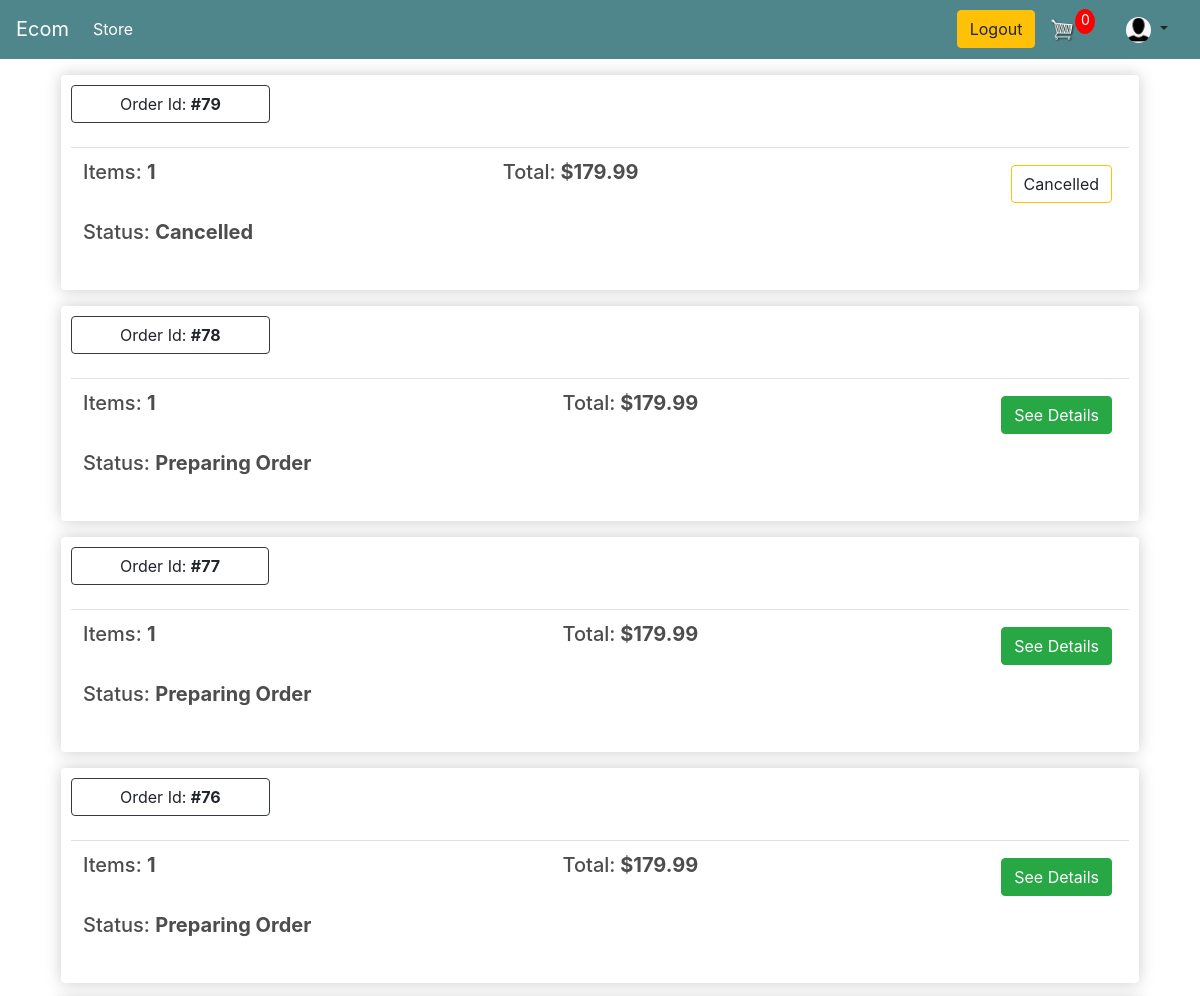
Page /order-list/ (signed in, upper part) on the earlier database version.
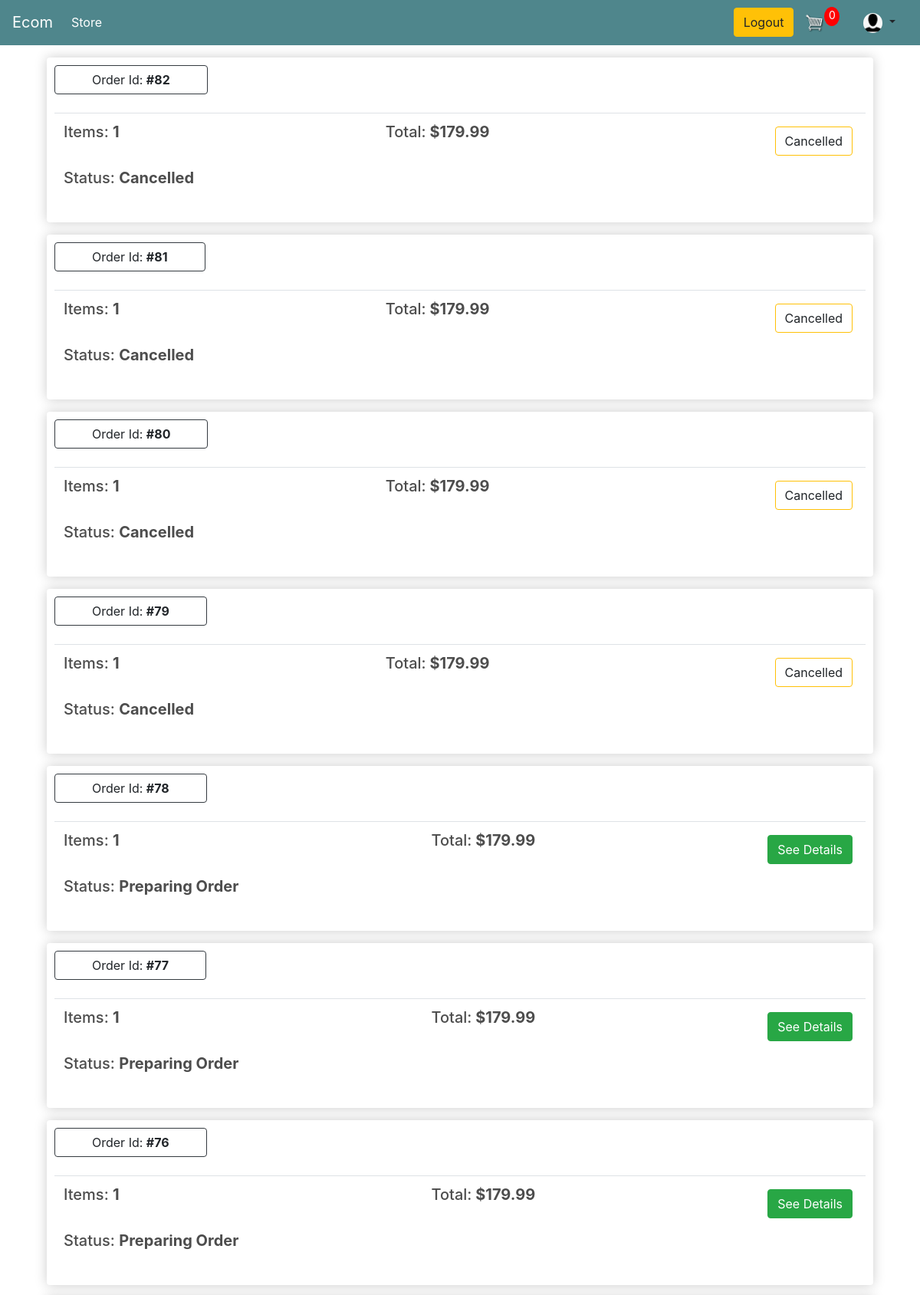
Same page on the later database version.
### store/models.py (models this page shows, shortened)
class Customer(models.Model):
    id = models.AutoField(primary_key=True)
    user = models.OneToOneField(User, on_delete=models.CASCADE, default='', related_name='customer', null=True)
    name = models.CharField(max_length=200, null=True)
    email = models.EmailField(max_length=200, null=True)
    image = models.ImageField(default='default.png', upload_to="profile_pics")

class Order(models.Model):
    STATUS_CHOICES = (
        (0, 'Waiting for Payment'),
        (1, 'Preparing Order'),
        (2, 'Order is Prepared'),
        (3, 'Order in Shipping'),
        (4, 'Order is Delivered'),
        (5, 'Cancelled')
    )
    PAYMENT_OPTION_CHOICES = (
        ('Cash On Delivery', 'Cash On Delivery'),
        ('Bkash', 'Bkash'),
    )
    customer = models.ForeignKey(Customer, on_delete=models.SET_NULL, null=True, blank=True)
    order_status = models.IntegerField('Order Status', choices=STATUS_CHOICES, default=0)
    payment_option = models.CharField('Payment Options', choices=PAYMENT_OPTION_CHOICES, max_length=20, default='Cash On Delivery')
    created = models.DateTimeField('Created in', auto_now_add=True)
    modified = models.DateTimeField('Modified in', auto_now=True)
    transaction_id = models.CharField(max_length=100, null=True)
    class Meta:
        verbose_name = 'Order'
        ordering = ('-created',)
    def __str__(self) -> str:
        return f'Order #{self.pk} - Customer: {self.customer.user} - Status: {self.order_status}'
    @property
    def get_order_total(self):
        order_items = self.orderitem_set.all()
        total = sum([item.get_total for item in order_items])
        return total
    @property
    def get_number_of_items(self):
        order_items = self.orderitem_set.all()
        total = sum([item.quantity for item in order_items])
        return total

class OrderItem(models.Model):
    product = models.ForeignKey(Product, on_delete=models.SET_NULL, null=True, blank=True)
    order = models.ForeignKey(Order, on_delete=models.SET_NULL, null=True, blank=True)
    quantity = models.IntegerField(default=0, null=True, blank=True)
    date_added = models.DateTimeField(auto_now_add=True)
    @property
    def get_total(self):
        return self.quantity * self.product.price

class Product(models.Model):
    name = models.CharField(max_length=200, null=True)
    price = models.FloatField()
    discount_price = models.FloatField(default=0.0)
    digital = models.BooleanField(default=False, null=True, blank=True)
    image = models.ImageField(null=True, blank=True)

### customers/views.py (the view)
# urls.py: path('order-list/', customer_views.orderList, name = 'order-list'),
@login_required
def orderList(request):
    cookieData = cartData(request=request)
    orders = Order.objects.order_by('-id').filter(customer = request.user.customer)
    print('in orderList()------> ORDERS: ', orders)
    context={ 'orders' : orders, 'noOfCartItems':  cookieData['noOfCartItems']}
    return render(request, 'customers/order-list.html', context)

### store/models.py (called while the page is built)
    @property
    def get_all_cart_item_count(self):
        cart_items = self.cartitem_set.all()
        return sum([item.quantity for item in cart_items])

### store/utils.py (called while the page is built)
def cartData(request):
    if request.user.is_authenticated:
        customer = request.user.customer
        cart, created = Cart.objects.get_or_create(customer=customer)
        items = cart.cartitem_set.all()
        noOfCartItems = cart.get_all_cart_item_count
    else:
        cookieData = cookieCart(request=request)
        noOfCartItems = cookieData['noOfCartItems']
        cart = cookieData['cart']
        items = cookieData['items']
    return {
        'noOfCartItems': noOfCartItems,
        'cart': cart,
        'items': items
    }

### templates/customers/order-list.html (shortened to what this page needs)
{% extends 'store/main.html' %}
{% load static %}
{% block content %}
    {% if orders|length == 0 %}
        <h1 style="float:center;">No order history found!</h1>
    {% else %}
        {% for order in orders %}
            {% if order.get_number_of_items > 0 %}
                <div class="box-element m-3">
                    <a  class="btn btn-outline-dark pl-5 pr-5">Order Id: <strong>#{{order.id}}</strong></a>
                    <br>
                    <br>
                    <table class="table">
                        <tr>
                            <th><h5>Items: <strong>{{ order.get_number_of_items }} </strong></h5></th>
                            <th><h5>Total:<strong> ${{order.get_order_total|floatformat:2}} </strong></h5></th>
                            <th>
                                {% if order.order_status != 5 %}
                                    <a  style="float:right; margin:5px;" class="btn btn-success" href="{% url 'order-details' order.id %}">See Details</a>
                                {% else %}
                                    <a  style="float:right; margin:5px;" class="btn btn-outline-warning">Cancelled</a>
                                {% endif %}
                            </th>
                        </tr>
                        <td style="border:0; padding-top:0;">
                            <h5>Status: <strong> {{ order.get_order_status_display }} </strong></h5>
                        </td>
                    </table>
                </div>
            {% endif %}
        {% endfor %}
    {% endif %}
    <link rel="stylesheet" href="https://cdn.jsdelivr.net/npm/pixeden-stroke-7-icon@1.2.3/pe-icon-7-stroke/dist/pe-icon-7-stroke.min.css">
    <link href="https://cdn.jsdelivr.net/npm/bootstrap@4.4.1/dist/css/bootstrap.min.css" rel="stylesheet">
{% endblock content %}

### templates/store/main.html (shortened to what this page needs)
<!DOCTYPE html>
{% load static %}
<html>
    <head>
           <link rel="stylesheet" href="https://stackpath.bootstrapcdn.com/bootstrap/4.4.1/css/bootstrap.min.css">
           <link rel="stylesheet" type="text/css" href="{% static 'css/main.css' %}">
            <link href="https://cdn.jsdelivr.net/npm/bootstrap@4.4.1/dist/css/bootstrap.min.css" rel="stylesheet">
            <link rel="stylesheet" href="https://cdn.jsdelivr.net/npm/pixeden-stroke-7-icon@1.2.3/pe-icon-7-stroke/dist/pe-icon-7-stroke.min.css">
    </head>
    <body>
        <nav class="navbar navbar-expand-lg navbar-dark bg-dark" style="background-color:#4f868c !important">
            <a class="navbar-brand" href="{% url 'store' %}">Ecom</a>
            <div class="collapse navbar-collapse" id="navbarSupportedContent">
                <ul class="navbar-nav mr-auto">
                    <li class="nav-item active">
                        <a class="nav-link" href="{% url 'store' %}">Store <span class="sr-only">(current)</span></a>
                    </li>
                </ul>
                <div class="form-inline my-2 my-lg-0">
                    {% if user.is_authenticated %}
                        <a href={%url 'logout'%} class="btn btn-warning">Logout</a>
                    {% else %}
                        <a href={%url 'login'%} class="btn btn-warning mr-3">Login</a>
                        {% comment %} <a class="nav-item nav-link" href={%url 'login'%}>Login</a> {% endcomment %}
                        <a href={%url 'register'%} class="btn btn-success">Register</a>
                    {% endif %}
                    <a href="{% url 'cart' %}">
                        <img  id="cart-icon" src="{% static 'images/cart.png' %}">
                    </a>
                    <p id="cart-total">{{ noOfCartItems }}</p>
                </div>
                <div class="nav-item dropdown p-0 m-0">
                    <a class="nav-link dropdown-toggle" role="button" data-toggle="dropdown" aria-haspopup="true" aria-expanded="false">
                        <img id="profile-icon" class="rounded-circle article-img" src="{{ request.user.customer.image.url }}">
                    </a>
                </div>
            </div>
        </nav>
         <div class="container">
            {% block content %}
            {% endblock content %}
         </div>
    </body>
</html>

### static/css/main.css (style rules this page uses)
body { background-color: hsl(0, 0%, 98%); }
h1,h2,h3,h4,h5,h6 { color:hsl(0, 0%, 30%); }
.box-element { box-shadow:hsl(0, 0%, 80%) 0 0 16px; background-color: #fff; border-radius: 4px; padding: 10px; }
.bg-dark { background-color: #4f868c!important; }
#cart-icon { width:25px; display: inline-block; margin-left: 15px; }
#profile-icon { width:25px; display: inline-block; margin-left: 15px; }
#cart-total { display: block; text-align: center; color:#fff; background-color: red; width: 20px; height: 25px; border-radius: 50%; font-size: 14px; }
.btn { border-radius: 0; }

Differences in the rows shown:
added Order: id "82", get_number_of_items "1", get_order_total "179.99", shows "Cancelled", order_status "Cancelled"
added Order: id "81", get_number_of_items "1", get_order_total "179.99", shows "Cancelled", order_status "Cancelled"
added Order: id "80", get_number_of_items "1", get_order_total "179.99", shows "Cancelled", order_status "Cancelled"
